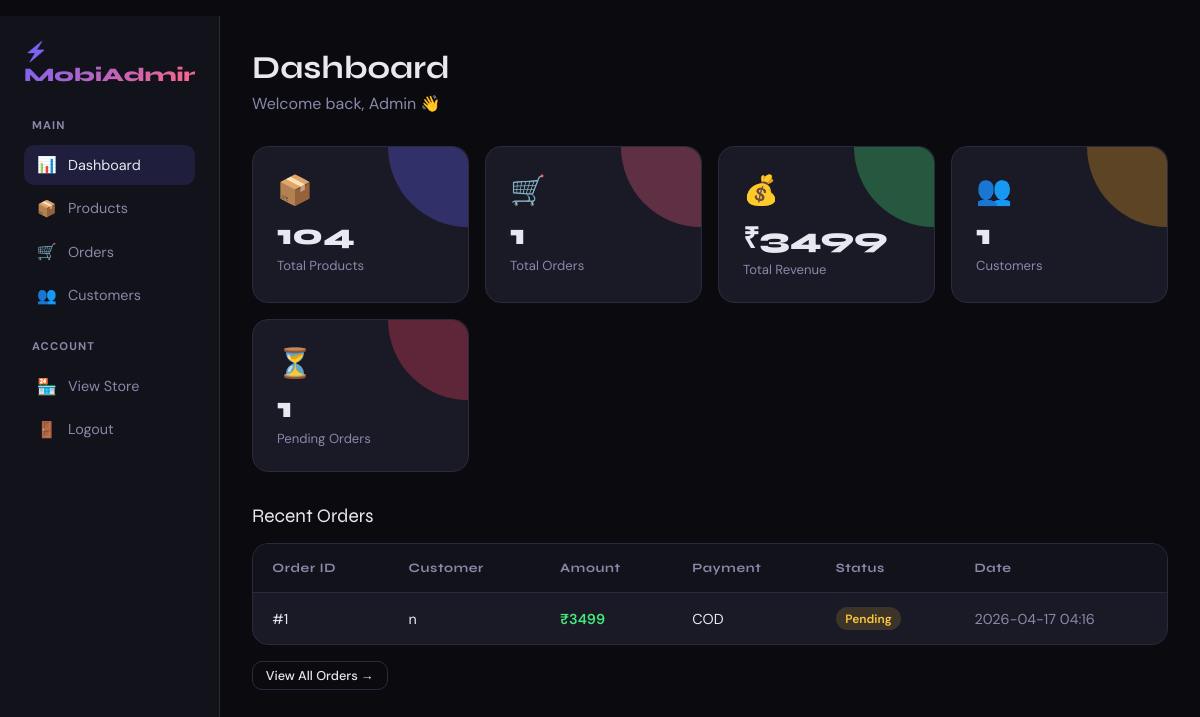
The page /admin (signed in) on the database its author committed.
### tables this page shows
CREATE TABLE orders (
            id INTEGER PRIMARY KEY AUTOINCREMENT,
            user_id INTEGER NOT NULL,
            total REAL NOT NULL,
            payment_method TEXT DEFAULT 'cod',
            status TEXT DEFAULT 'Pending',
            address TEXT,
            created_at TEXT DEFAULT CURRENT_TIMESTAMP,
            FOREIGN KEY(user_id) REFERENCES users(id)
        );

CREATE TABLE users (
            id INTEGER PRIMARY KEY AUTOINCREMENT,
            name TEXT NOT NULL,
            email TEXT UNIQUE NOT NULL,
            password TEXT NOT NULL,
            role TEXT DEFAULT 'customer',
            created_at TEXT DEFAULT CURRENT_TIMESTAMP
        );

### mobile_shop/app.py (the view)
@app.route('/admin')
@login_required
@admin_required
def admin_dashboard():
    db = get_db()
    stats = {
        'total_products': db.execute("SELECT COUNT(*) FROM products").fetchone()[0],
        'total_orders': db.execute("SELECT COUNT(*) FROM orders").fetchone()[0],
        'total_customers': db.execute("SELECT COUNT(*) FROM users WHERE role='customer'").fetchone()[0],
        'total_revenue': db.execute("SELECT SUM(total) FROM orders WHERE status!='Cancelled'").fetchone()[0] or 0,
        'pending_orders': db.execute("SELECT COUNT(*) FROM orders WHERE status='Pending'").fetchone()[0],
    }
    recent_orders = db.execute('''SELECT o.*, u.name as customer_name FROM orders o
                                  JOIN users u ON o.user_id=u.id ORDER BY o.created_at DESC LIMIT 5''').fetchall()
    db.close()
    return render_template('admin/dashboard.html', stats=stats, recent_orders=recent_orders)

### mobile_shop/app.py (called while the page is built)
def get_db():
    conn = sqlite3.connect(DB)
    conn.row_factory = sqlite3.Row
    return conn

def login_required(f):
    @wraps(f)
    def decorated(*args, **kwargs):
        if 'user_id' not in session:
            flash('Please login first.', 'warning')
            return redirect(url_for('login'))
        return f(*args, **kwargs)
    return decorated

def admin_required(f):
    @wraps(f)
    def decorated(*args, **kwargs):
        if session.get('role') != 'admin':
            flash('Admin access only.', 'danger')
            return redirect(url_for('home'))
        return f(*args, **kwargs)
    return decorated

### mobile_shop/templates/admin/dashboard.html (shortened to what this page needs)
{% extends 'base.html' %}
{% block content %}
<div class="admin-layout">
  <div class="sidebar">
    <a href="{{ url_for('admin_dashboard') }}" class="sidebar-brand">⚡ MobiAdmin</a>
    <div class="sidebar-section">
      <h5>Main</h5>
      <a href="{{ url_for('admin_dashboard') }}" class="sidebar-link active"><span class="icon">📊</span>Dashboard</a>
      <a href="{{ url_for('admin_products') }}" class="sidebar-link"><span class="icon">📦</span>Products</a>
      <a href="{{ url_for('admin_orders') }}" class="sidebar-link"><span class="icon">🛒</span>Orders</a>
      <a href="{{ url_for('admin_customers') }}" class="sidebar-link"><span class="icon">👥</span>Customers</a>
    </div>
    <div class="sidebar-section">
      <h5>Account</h5>
      <a href="{{ url_for('customer_home') }}" class="sidebar-link"><span class="icon">🏪</span>View Store</a>
      <a href="{{ url_for('logout') }}" class="sidebar-link"><span class="icon">🚪</span>Logout</a>
    </div>
  </div>
  <div class="main-content">
    <div class="page-header">
      <h1>Dashboard</h1>
      <p>Welcome back, {{ session.user_name }} 👋</p>
    </div>
    <div class="stats-grid">
      <div class="stat-card blue">
        <div class="stat-icon">📦</div>
        <div class="stat-value">{{ stats.total_products }}</div>
        <div class="stat-label">Total Products</div>
      </div>
      <div class="stat-card pink">
        <div class="stat-icon">🛒</div>
        <div class="stat-value">{{ stats.total_orders }}</div>
        <div class="stat-label">Total Orders</div>
      </div>
      <div class="stat-card green">
        <div class="stat-icon">💰</div>
        <div class="stat-value">₹{{ "%.0f"|format(stats.total_revenue) }}</div>
        <div class="stat-label">Total Revenue</div>
      </div>
      <div class="stat-card orange">
        <div class="stat-icon">👥</div>
        <div class="stat-value">{{ stats.total_customers }}</div>
        <div class="stat-label">Customers</div>
      </div>
      <div class="stat-card red">
        <div class="stat-icon">⏳</div>
        <div class="stat-value">{{ stats.pending_orders }}</div>
        <div class="stat-label">Pending Orders</div>
      </div>
    </div>
    <div class="section-title">Recent Orders</div>
    <div class="table-wrap">
      <table>
        <thead><tr><th>Order ID</th><th>Customer</th><th>Amount</th><th>Payment</th><th>Status</th><th>Date</th></tr></thead>
        <tbody>
          {% for order in recent_orders %}
          <tr>
            <td>#{{ order.id }}</td>
            <td>{{ order.customer_name }}</td>
            <td style="color:var(--accent3);font-weight:600;">₹{{ "%.0f"|format(order.total) }}</td>
            <td>{{ order.payment_method|upper }}</td>
            <td><span class="badge badge-{{ order.status|lower }}">{{ order.status }}</span></td>
            <td style="color:var(--muted);">{{ order.created_at[:16] }}</td>
          </tr>
          {% else %}
          <tr><td colspan="6" style="text-align:center;color:var(--muted);">No orders yet</td></tr>
          {% endfor %}
        </tbody>
      </table>
    </div>
    <div style="margin-top:1rem;"><a href="{{ url_for('admin_orders') }}" class="btn btn-outline btn-sm">View All Orders →</a></div>
  </div>
</div>
{% endblock %}

### mobile_shop/templates/base.html (style rules this page uses)
:root { --bg: #0a0a0f; --surface: #12121a; --card: #1a1a26; --border: #2a2a3e; --accent: #6c63ff; --accent2: #ff6584; --accent3: #43e97b; --text: #e8e8f0; --muted: #8888aa; --white: #ffffff; }
* { margin:0; padding:0; box-sizing:border-box; }
body { background:var(--bg); color:var(--text); font-family:'DM Sans',sans-serif; min-height:100vh; }
h1,h2,h3,h4 { font-family:'Syne',sans-serif; }
.btn { display:inline-flex; align-items:center; gap:.5rem; padding:.5rem 1.2rem; border-radius:10px; border:none; cursor:pointer; font-family:'DM Sans',sans-serif; font-size:.9rem; font-weight:500; text-decoration:none; transition:.2s; }
.btn-outline { background:transparent; color:var(--text); border:1px solid var(--border); }
.btn-sm { padding:.3rem .8rem; font-size:.8rem; }
.badge { display:inline-block; padding:.2rem .6rem; border-radius:20px; font-size:.75rem; font-weight:600; }
.badge-pending { background:rgba(255,200,60,.15); color:#ffc83c; }
.page-header { margin-bottom:2rem; }
.page-header h1 { font-size:2rem; margin-bottom:.4rem; }
.page-header p { color:var(--muted); }
.table-wrap { background:var(--card); border-radius:16px; border:1px solid var(--border); overflow:hidden; }
table { width:100%; border-collapse:collapse; }
th { background:var(--surface); padding:1rem 1.2rem; text-align:left; font-family:'Syne',sans-serif; font-size:.8rem; letter-spacing:.05em; color:var(--muted); border-bottom:1px solid var(--border); }
td { padding:.9rem 1.2rem; border-bottom:1px solid var(--border); font-size:.9rem; }
tr:last-child td { border-bottom:none; }

### mobile_shop/templates/admin/dashboard.html (style rules this page uses)
.admin-layout { display:grid; grid-template-columns:220px 1fr; min-height:100vh; }
.sidebar { background:var(--surface); border-right:1px solid var(--border); padding:1.5rem; }
.sidebar-brand { font-family:'Syne',sans-serif; font-size:1.2rem; font-weight:800; background:linear-gradient(135deg,var(--accent),var(--accent2)); -webkit-background-clip:text; -webkit-text-fill-color:transparent; margin-bottom:2rem; display:block; text-decoration:none; }
.sidebar-section { margin-bottom:1.5rem; }
.sidebar-section h5 { font-size:.7rem; letter-spacing:.1em; color:var(--muted); text-transform:uppercase; margin-bottom:.8rem; padding-left:.5rem; }
.sidebar-link { display:flex; align-items:center; gap:.7rem; padding:.6rem .8rem; border-radius:10px; color:var(--muted); text-decoration:none; font-size:.9rem; transition:.2s; margin-bottom:.2rem; }
.sidebar-link:hover,.sidebar-link.active { background:rgba(108,99,255,.15); color:var(--text); }
.sidebar-link .icon { font-size:1rem; width:20px; }
.main-content { padding:2rem; overflow:auto; }
.stats-grid { display:grid; grid-template-columns:repeat(auto-fit,minmax(180px,1fr)); gap:1rem; margin-bottom:2rem; }
.stat-card { background:var(--card); border:1px solid var(--border); border-radius:16px; padding:1.5rem; position:relative; overflow:hidden; }
.stat-card::before { content:''; position:absolute; top:0; right:0; width:80px; height:80px; border-radius:0 16px 0 80px; opacity:.3; }
.stat-card.blue::before { background:var(--accent); }
.stat-card.pink::before { background:var(--accent2); }
.stat-card.green::before { background:var(--accent3); }
.stat-card.orange::before { background:#f5a623; }
.stat-card.red::before { background:#ff4060; }
.stat-icon { font-size:1.8rem; margin-bottom:.5rem; }
.stat-value { font-family:'Syne',sans-serif; font-size:1.8rem; font-weight:800; }
.stat-label { color:var(--muted); font-size:.82rem; margin-top:.3rem; }
.section-title { font-family:'Syne',sans-serif; font-size:1.2rem; margin-bottom:1rem; }

### rows shown on the page
orders: id "1", customer_name "n", total "3499", payment_method "COD", status "Pending", created_at "2026-04-17 04:16"

### other values the page prints
{{ session.user_name }} "Admin"
{{ stats.total_products }} "104"
{{ stats.total_orders }} "1"
{{ "%.0f"|format(stats.total_revenue) }} "3499"
{{ stats.total_customers }} "1"
{{ stats.pending_orders }} "1"
